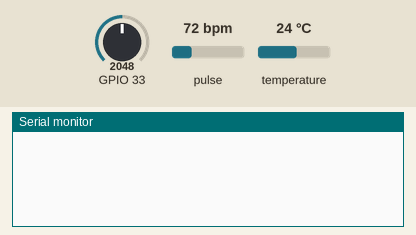
The sketch below on a simulated ESP32. Shown: the last lines printed to the serial monitor. Inputs (shaded band) come from the test bench; at power-on: pulse 72 bpm, GPIO 33 = 2048, temperature 24 °C.

Above: at 3.3 s.
3.4 s: pulse set to 42 bpm
At 3.7 s:
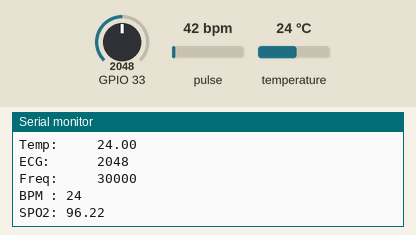
4.9 s: GPIO 33 set to 2866
At 6.3 s:
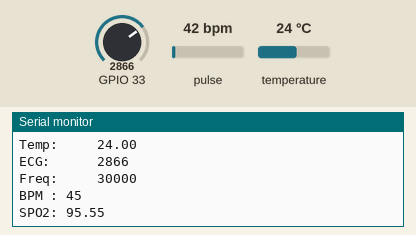
6.4 s: pulse set to 70 bpm
At 7.7 s:
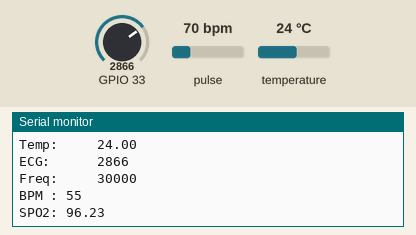
7.9 s: GPIO 33 set to 3603
At 9.0 s:
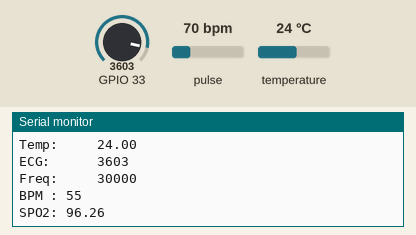
Timing chart, 0 to 10.4 s (numbered marks = the images above; inputs shaded):
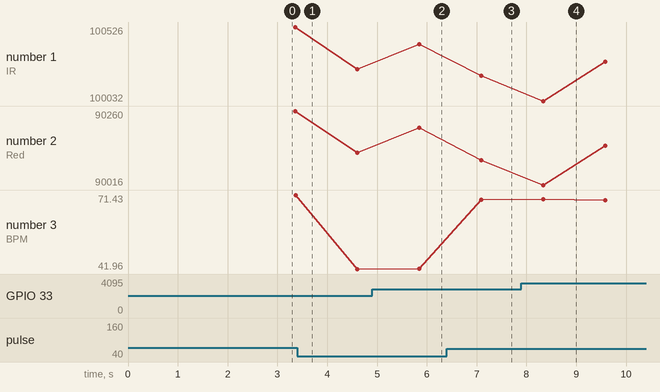

The sketch:

esp32_monitor_ubidots.ino
```cpp
#include <Wire.h>
#include <OneWire.h>
#include <DallasTemperature.h>
#include "MAX30105.h"
#include "heartRate.h"
#include "UbidotsEsp32Mqtt.h"

#define ONE_WIRE_BUS 25
MAX30105 particleSensor;
OneWire oneWire(ONE_WIRE_BUS);
DallasTemperature DS18b20sensor(&oneWire);

int miVector[30] = {800, 1100, 1000, 900, 950, 970,740,1200,600,800,4100,0,1000,800,1100,1700, 2000,2000,950, 900,1000,1100,980,1000,1100,870,850,800};
const int LO1 =13;
const int LO2 =14;

long int x=0;
float temperatura;
float ecg;
float bpm;
float spo2 = 0;
float beatAVG=0;

const byte RATE_SIZE = 4;
byte rates[RATE_SIZE];
byte rateSpot = 0;
long lastBeat = 0;

float beatsPerMinute;
int beatAvg;

#define SAMPLE_WINDOW 100
uint32_t redBuffer[SAMPLE_WINDOW];
uint32_t irBuffer[SAMPLE_WINDOW];
int sampleIndex = 0;

//*Definimos el Token que nos brinda la plataforma Ubidots para hacer la conexión*/
const char *UBIDOTS_TOKEN = "TU_TOKEN_DE_UBIDOTS";
/*Definimos SSID y PASSWORD de nuestra red WiFi*/
const char* WIFI_SSID = "NOMBRE_DE_TU_WIFI";
const char* WIFI_PASS = "PASSWORD_DE_TU_WIFI";
/*Definimos el nombre de nuestro dispositivo, de Ubidots*/
const char *DEVICE_LABEL = "esp32-salud";
/*Definimos las variables que se medirán y que serán publicadas en la plataforma Ubidots*/
const char *VARIABLE_LABEL_1 = "temperature";
const char *VARIABLE_LABEL_2 = "ecg";
const char *VARIABLE_LABEL_3 = "bpm";
const char *VARIABLE_LABEL_4 = "spo2";
//const char *VARIABLE_LABEL_5 = "x1";
/*Definimos la frecuencia de publicación*/
const int PUBLISH_FREQUENCY = 30000;
/*Definimos la frecuencia de ACTUALIZACION DE SENSOR TEMPERATURA*/
//const int SENSOR_FREQUENCY  = 120000;
unsigned long timer;
unsigned long timer2;
Ubidots ubidots(UBIDOTS_TOKEN);

void setup() {
  Serial.begin(115200);
  delay(500);
  DS18b20sensor.begin();
  DS18b20sensor.setResolution(9);
  ubidots.connectToWifi(WIFI_SSID, WIFI_PASS);
  ubidots.setCallback(callback);
  ubidots.setup();
  ubidots.reconnect();
  pinMode(13, LO2);
  pinMode(14, LO1);
  timer = millis();
  //Serial.println("Iniciando sensor MAX30102...");
  if (particleSensor.begin(Wire, I2C_SPEED_FAST) == false)
  {
    Serial.println("Error: Sensor MAX30102 no detectado.");
    while (1);
  }
  particleSensor.setup();
  particleSensor.setPulseAmplitudeRed(0x32);
  particleSensor.setPulseAmplitudeIR(0x32);
  particleSensor.setPulseAmplitudeGreen(0);
 // Serial.println("Sensores listos.");
   DS18b20sensor.requestTemperatures();
  float tempC = DS18b20sensor.getTempCByIndex(0);
  temperatura=tempC;
}
/*La librería nos da una función de Subscripción para mensajes de regreso desde la plataforma Ubidots hacia nuestro circuito*/
void callback(char *topic, byte *payload, unsigned int length)
{
  Serial.print("Message arrived [");
  Serial.print(topic);
  Serial.print("] ");
  for (int i = 0; i < length; i++)
  {
    Serial.print((char)payload[i]);
  }
  Serial.println();
}
void loop()
{
  long irValue = particleSensor.getIR();
  long redValue = particleSensor.getRed();

  // Guardar datos para SpO2
  redBuffer[sampleIndex] = redValue;
  irBuffer[sampleIndex] = irValue;
  sampleIndex++;
    // BPM
      if (checkForBeat(irValue)) {
    long delta = millis() - lastBeat;
    lastBeat = millis();

    beatsPerMinute = 60 / (delta / 1000.0);

    if (beatsPerMinute < 255 && beatsPerMinute > 20) {
      rates[rateSpot++] = (byte)beatsPerMinute;
      rateSpot %= RATE_SIZE;

      beatAvg = 0;
      for (byte x = 0; x < RATE_SIZE; x++)
        beatAvg += rates[x];
      beatAvg /= RATE_SIZE;
    }
  }
    if (sampleIndex == SAMPLE_WINDOW) {
    float SpO2 = calculateSpO2(redBuffer, irBuffer, SAMPLE_WINDOW);
    spo2=SpO2;
    Serial.println("IR=       " + String(irValue));
    Serial.println("Red=      " + String(redValue));
    Serial.println("BPM=      " + String(beatsPerMinute));
    Serial.println("Avg BPM=  " + String(beatAvg));
    Serial.println("SpO2=     " + String(SpO2)+" %");
    Serial.println("Temp:     " + String(temperatura));
    Serial.println("ECG:      " + String(analogRead(33)));
    Serial.println("Freq:     " + String(PUBLISH_FREQUENCY));
    sampleIndex = 0;
        if(redValue<10000){
      const int zero =0;
    ubidots.add(VARIABLE_LABEL_3, zero);
    ubidots.add(VARIABLE_LABEL_4, zero);
    Serial.println("BPM : " + String(zero));
    Serial.println("SPO2: " + String(zero));
    }else{
    ubidots.add(VARIABLE_LABEL_3, beatAvg);
    ubidots.add(VARIABLE_LABEL_4, spo2);
    Serial.println("BPM : " + String(beatAvg));
    Serial.println("SPO2: " + String(spo2));
    }
    ubidots.publish(DEVICE_LABEL);
    ubidots.loop();
  }

  if ((millis() - timer) > PUBLISH_FREQUENCY){
    // Lectura de temperatura
  DS18b20sensor.requestTemperatures();
  float tempC = DS18b20sensor.getTempCByIndex(0);
  if (tempC >= 10.00 || tempC <= 50.0) {
     temperatura=tempC;
  }else{
        temperatura=0;}
      if (!ubidots.connected())  /*Definimos que, si no se conecta a la plataforma Ubidots, se pasa la función Reconnect() para volver a establecer la conexión*/
  {
    ubidots.reconnect();
  }

    Serial.println("Enviando datos a Ubidots: ");
    Serial.println("Temp: " + String(temperatura));
    ubidots.add(VARIABLE_LABEL_1, temperatura);


    Serial.println("-----------------------------------------");
    for (int i = 0; i < 27; i++) {

            if (!ubidots.connected())  /*Definimos que, si no se conecta a la plataforma Ubidots, se pasa la función Reconnect() para volver a establecer la conexión*/
  {
    ubidots.reconnect();
  }
          if((digitalRead(13) == 1)||(digitalRead(14) == 1)||analogRead(33)<=50||analogRead(33)>=3900){
            Serial.print("ECG desconectado ->");
            Serial.println("ECG No. " + String(i) + "   :" + "00");
            ubidots.add(VARIABLE_LABEL_2, 0);     // inicio automatico de ECG
            //ubidots.add(VARIABLE_LABEL_2, miVector[i]);

                  }else{
                    Serial.println("ECG No. " + String(i) + "   :" + String(miVector[i]));
                    ubidots.add(VARIABLE_LABEL_2, miVector[i]);
                  }
          //ubidots.add(VARIABLE_LABEL_5, x);
          ubidots.publish(DEVICE_LABEL);
          ubidots.loop();
          delay(1000);
          x++;
        }
    Serial.println("-----------------------------------------");
    timer = millis();
  }

}
// Función para calcular SpO2
float calculateSpO2(uint32_t *red, uint32_t *ir, int length) {
  double sumRedAC = 0, sumIrAC = 0;
  double sumRedDC = 0, sumIrDC = 0;

  for (int i = 1; i < length; i++) {
    sumRedAC += abs((int)red[i] - (int)red[i - 1]);
    sumIrAC += abs((int)ir[i] - (int)ir[i - 1]);

    sumRedDC += red[i];
    sumIrDC += ir[i];
  }

  double avgRedDC = sumRedDC / (length - 1);
  double avgIrDC = sumIrDC / (length - 1);

  double R = (sumRedAC / avgRedDC) / (sumIrAC / avgIrDC);
  float SpO2 = 110 - 25 * R;

  if (SpO2 > 100) SpO2 = 100;
  if (SpO2 < 0) SpO2 = 0;

  return SpO2;
}
```

Measured:
- after the input at 4.9 s, the serial monitor: prints a new line after 0.95 s (image 2)
- after the input at 6.4 s, the serial monitor: prints a new line after 0.70 s (image 3)
- after the input at 7.9 s, the serial monitor: prints a new line after 0.44 s (image 4)
- plotted number 1: 100526 → 100245 after the input at 3.4 s, 100411 → 100199 after the input at 6.4 s
- plotted number 2: 90260 → 90122 after the input at 3.4 s, 90204 → 90098 after the input at 6.4 s
- plotted number 3: 71.43 → 41.96 after the input at 3.4 s, 41.99 → 69.61 after the input at 6.4 s
